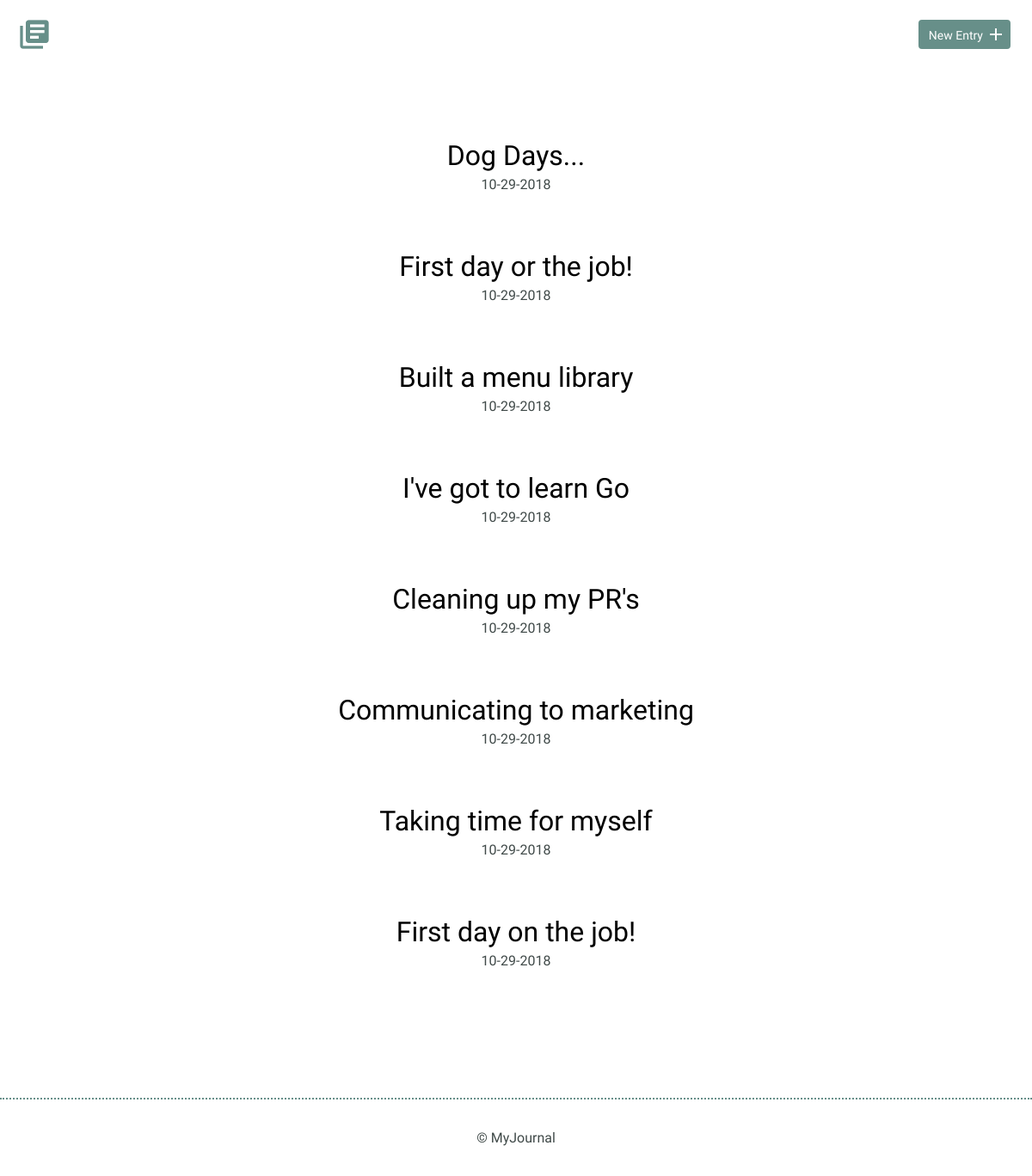
The page /entries on the database its author committed.
### journal/models.py (models this page shows)
class Entry(Model):
    title = CharField(unique=True)
    date = DateField(default=datetime.date.today, formats='%m-%d-%Y')
    time_spent = IntegerField()
    notes = TextField()
    resources = CharField()
    class Meta:
        database = db

### journal/journal.py (the view)
@app.route("/entries")
def list_entries():
    entries = ALL_ENTRIES()
    return render_template('index.html', entries=entries)

### journal/journal.py (called while the page is built)
@app.before_request
def before_request():
    g.db ,_ = initialize(
        database=db,
        seed_db=app.config['SEED_DB']
    )

@app.after_request
def after_request(response):
    g.db.close()
    return response

### journal/models.py (called while the page is built)
def ALL_ENTRIES():
    return Entry.select()

def get_seed_json():
    with open('entries.json', 'r') as raw_entries:
        data = json.load(raw_entries)
        entries = data.get('entries')
    return entries

def seed():
    entries = get_seed_json()
    for entry in entries:
        try:
            Entry.create(**entry)
        except:
            pass
    return entries

def initialize(database=None, seed_db=False):
    entries = None
    if not database:
        database = db
        database.connect()
    else:
        database.connect()
        database.bind([Entry])
    database.create_tables([Entry], safe=True)
    if seed_db:
        entries = seed()
    return database, entries

### journal/templates/index.html (shortened to what this page needs)
{% extends "layout.html" %}
{% block content %}
<div class="container">
    <div class="entry-list">
        {% for entry in entries %}
        <article>
            <h2><a href="/entries/{{ entry.id }}">{{ entry.title }}</a></h2>
            <time datetime="{{ entry.date }}">{{ entry.date }}</time>
        </article>
        {% endfor %}
    </div>
</div>
{% endblock %}

### journal/templates/layout.html (shortened to what this page needs)
<!DOCTYPE html>
<html>
    <head>
        <link rel="stylesheet" href="/static/css/normalize.css">
        <link rel="stylesheet" href="/static/css/site.css">
    </head>
    <body>
        <header>
            <div class="container">
                <div class="site-header">
                    <a class="logo" href="/"><i class="material-icons">library_books</i></a>
                    <a class="button icon-right" href="/entry"><span>New Entry</span> <i class="material-icons">add</i></a>
                </div>
            </div>
        </header>
        <section>
            {% block content %}{% endblock %}
        </section>
        <footer>
            <div>
                &copy; MyJournal
            </div>
        </footer>
    </body>
</html>

### journal/static/css/site.css (style rules this page uses)
body { font-size: 16px; color: #404a49; font-family: 'Cousine', serif; font-weight: 400; }
.container { margin: 0 auto; padding: 0 25px; }
header .site-header { margin: 0 auto; height: 95px; }
header .logo i { color: #678f89; margin: 20px 0 0 -5px; float: left; font-size: 40px; }
header .button { float: right; margin: 33px 0 0 0; }
footer { text-align: center; padding: 35px 0; border-top: 2px dotted #678f89; }
.button { padding: 8px 10px 6px 10px; background: #678f89; border: 2px solid #678f89; border-radius: 4px; text-decoration: none; color: #FFF; position: relative; text-align: center; font-size: 14px; }
.button.icon-right { padding-right: 30px; top: -10px; }
.button.icon-right i { position: absolute; top: 3px; right: 3px; }
h1, h2, h3 { margin: 0; font-weight: 400; line-height: 1em; color: #000; }
h2 { font-size: 32px; }
h2 a { text-decoration: none; color: #000; }
.entry-list, .edit-entry, .new-entry { max-width: 800px; margin: 0 auto; padding: 70px 0 150px 0; }
.entry-list article { margin-bottom: 70px; text-align: center; }
.entry-list article:last-child { margin-bottom: 0; }
.entry-list article h2 { margin-bottom: 8px; }

### rows shown on the page
Entry: title "Dog Days...", date "10-29-2018"
Entry: title "First day or the job!", date "10-29-2018"
Entry: title "Built a menu library", date "10-29-2018"
Entry: title "I've got to learn Go", date "10-29-2018"
Entry: title "Cleaning up my PR's", date "10-29-2018"
Entry: title "Communicating to marketing", date "10-29-2018"
Entry: title "Taking time for myself", date "10-29-2018"
Entry: title "First day on the job!", date "10-29-2018"
